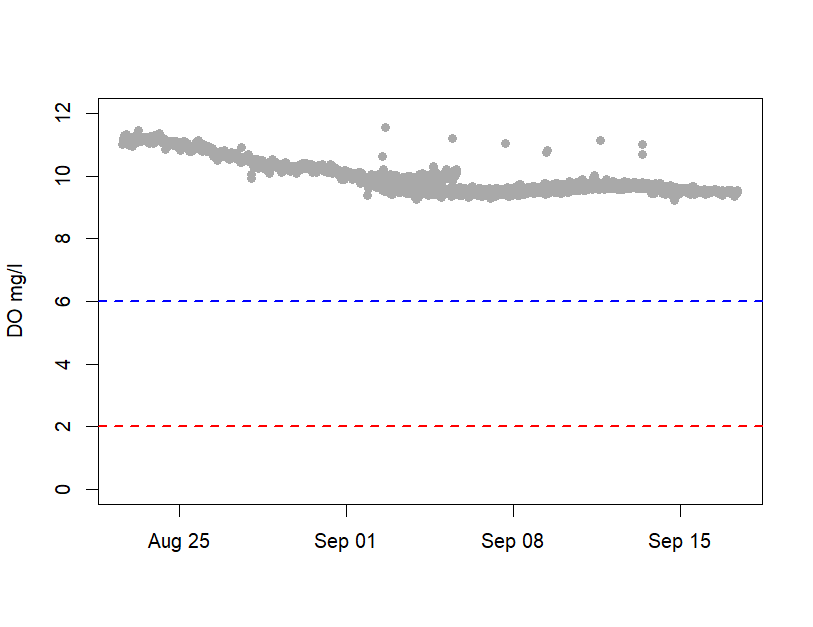

Generate this figure with R:
setwd("C:/Users/george.maynard/Downloads/Jericho DO/")
files=dir()
for(file in files){
  if(file==files[1]){
    data=read.csv(file)
  } else {
    x=read.csv(file)
    data=rbind(data,x)
  }
}
data=subset(data,data$Water.Detect....>50)
data$ISO.8601.Time=lubridate::ymd_hms(data$ISO.8601.Time)
plot(
  data$Dissolved.Oxygen..mg.l.~data$ISO.8601.Time,
  xlab = "",
  ylab = "DO mg/l",
  ylim = c(0,12),
  pch=16,
  col='darkgray')
abline(h=6,col='blue',lty=2,lwd=2)
abline(h=2,col='red',lty=2,lwd=2)
